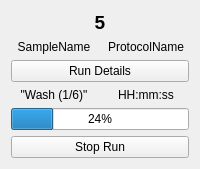
          <widget class="QWidget" name="S5Page1">
           <layout class="QGridLayout" name="gridLayout_20">
            <item row="2" column="0">
             <widget class="QLabel" name="sampName_5">
              <property name="sizePolicy">
               <sizepolicy hsizetype="MinimumExpanding" vsizetype="Fixed">
                <horstretch>0</horstretch>
                <verstretch>0</verstretch>
               </sizepolicy>
              </property>
              <property name="text">
               <string>SampleName</string>
              </property>
              <property name="alignment">
               <set>Qt::AlignCenter</set>
              </property>
             </widget>
            </item>
            <item row="0" column="0" colspan="2">
             <widget class="QLabel" name="casN_51">
              <property name="sizePolicy">
               <sizepolicy hsizetype="MinimumExpanding" vsizetype="Fixed">
                <horstretch>0</horstretch>
                <verstretch>0</verstretch>
               </sizepolicy>
              </property>
              <property name="font">
               <font>
                <pointsize>14</pointsize>
                <weight>75</weight>
                <bold>true</bold>
               </font>
              </property>
              <property name="text">
               <string>5</string>
              </property>
              <property name="alignment">
               <set>Qt::AlignCenter</set>
              </property>
             </widget>
            </item>
            <item row="4" column="1">
             <widget class="QLabel" name="time_5">
              <property name="sizePolicy">
               <sizepolicy hsizetype="MinimumExpanding" vsizetype="Fixed">
                <horstretch>0</horstretch>
                <verstretch>0</verstretch>
               </sizepolicy>
              </property>
              <property name="text">
               <string>HH:mm:ss</string>
              </property>
              <property name="alignment">
               <set>Qt::AlignCenter</set>
              </property>
             </widget>
            </item>
            <item row="6" column="0" colspan="2">
             <widget class="QProgressBar" name="progressBar_5">
              <property name="enabled">
               <bool>true</bool>
              </property>
              <property name="sizePolicy">
               <sizepolicy hsizetype="MinimumExpanding" vsizetype="Fixed">
                <horstretch>0</horstretch>
                <verstretch>0</verstretch>
               </sizepolicy>
              </property>
              <property name="value">
               <number>24</number>
              </property>
             </widget>
            </item>
            <item row="2" column="1">
             <widget class="QLabel" name="protName_5">
              <property name="sizePolicy">
               <sizepolicy hsizetype="MinimumExpanding" vsizetype="Fixed">
                <horstretch>0</horstretch>
                <verstretch>0</verstretch>
               </sizepolicy>
              </property>
              <property name="text">
               <string>ProtocolName</string>
              </property>
              <property name="alignment">
               <set>Qt::AlignCenter</set>
              </property>
             </widget>
            </item>
            <item row="7" column="0" colspan="2">
             <widget class="QPushButton" name="stopB_5">
              <property name="sizePolicy">
               <sizepolicy hsizetype="MinimumExpanding" vsizetype="Fixed">
                <horstretch>0</horstretch>
                <verstretch>0</verstretch>
               </sizepolicy>
              </property>
              <property name="text">
               <string>Stop Run</string>
              </property>
             </widget>
            </item>
            <item row="4" column="0">
             <widget class="QLabel" name="stepLab_5">
              <property name="sizePolicy">
               <sizepolicy hsizetype="MinimumExpanding" vsizetype="Fixed">
                <horstretch>0</horstretch>
                <verstretch>0</verstretch>
               </sizepolicy>
              </property>
              <property name="text">
               <string>&quot;Wash (1/6)&quot;</string>
              </property>
              <property name="alignment">
               <set>Qt::AlignCenter</set>
              </property>
             </widget>
            </item>
            <item row="3" column="0" colspan="2">
             <widget class="QPushButton" name="runDetB_5">
              <property name="sizePolicy">
               <sizepolicy hsizetype="MinimumExpanding" vsizetype="Fixed">
                <horstretch>0</horstretch>
                <verstretch>0</verstretch>
               </sizepolicy>
              </property>
              <property name="text">
               <string>Run Details</string>
              </property>
             </widget>
            </item>
           </layout>
          </widget>
